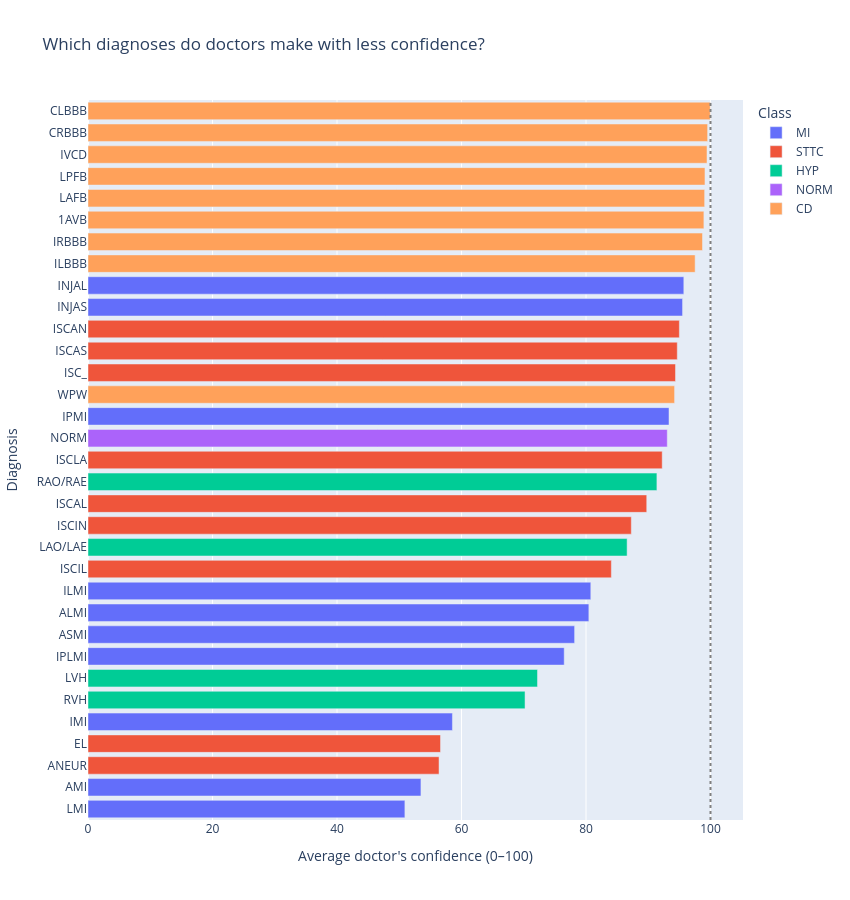

Source (notebook cell):
### Markdown cell above
### Diagnostic confidence

### Code cell
cat = scp_stat.set_index(scp_stat.columns[0])
pure = cat[(cat['diagnostic'].notna()) * (cat['form'].isna()) & (cat['rhythm'].isna())]
vals = defaultdict(list)
for s in cdata['scp_codes'].apply(ast.literal_eval):
    for k,v in s.items():
        if k in pure.index:
            vals[k].append(v)

agg = pd.DataFrame([
    {
    "code": k,
    "class": pure.loc[k, "diagnostic_class"],
    "description": pure.loc[k, "description"],
    "n": len(v),
    "mean_conf": np.mean(v),
    }
    for k,v in vals.items()
])
agg = agg[agg['n'] >= 30].sort_values('mean_conf')

fig = px.bar(
    agg, x="mean_conf", y="code", orientation='h', color='class',
    hover_data={"description": True, "n": True, "mean_conf": ":.1f"},
    labels={"mean_conf": "Average doctor's confidence (0–100)",
            "code": "Diagnosis", "class": "Class"},
    title=("Which diagnoses do doctors make with less confidence?<br>"),

)

fig.update_yaxes(categoryorder="array", categoryarray=agg["code"])
fig.add_vline(x=100, line_dash="dot", line_color="grey")
fig.update_layout(width=850, height=900)
fig.show()

### Figure 1 — Plotly figure (JSON) as saved in the notebook; plotly's stock layout.template omitted (floating-point values rounded to 4 significant figures)
{"data": [{"customdata": [["lateral myocardial infarction", 192], ["anterior myocardial infarction", 343], ["inferior myocardial infarction", 2619], ["inferoposterolateral myocardial infarction", 50], ["anteroseptal myocardial infarction", 2265], ["anterolateral myocardial infarction", 283], ["inferolateral myocardial infarction", 466], ["inferoposterior myocardial infarction", 33], ["subendocardial injury in anteroseptal leads", 205], ["subendocardial injury in anterolateral leads", 140]], "hovertemplate": "Class=MI<br>Average doctor's confidence (0–100)=%{x:.1f}<br>Diagnosis=%{y}<br>description=%{customdata[0]}<br>n=%{customdata[1]}<extra></extra>", "legendgroup": "MI", "marker": {"color": "#636efa", "pattern": {"shape": ""}}, "name": "MI", "orientation": "h", "showlegend": true, "textposition": "auto", "type": "bar", "x": [50.91, 53.48, 58.54, 76.5, 78.17, 80.46, 80.77, 93.33, 95.51, 95.71], "xaxis": "x", "y": ["LMI", "AMI", "IMI", "IPLMI", "ASMI", "ALMI", "ILMI", "IPMI", "INJAS", "INJAL"], "yaxis": "y"}, {"customdata": [["ST-T changes compatible with ventricular aneurysm", 97], ["electrolytic disturbance or drug (former EDIS)", 92], ["ischemic in inferolateral leads", 173], ["ischemic in inferior leads", 215], ["ischemic in anterolateral leads", 641], ["ischemic in lateral leads", 136], ["non-specific ischemic", 1231], ["ischemic in anteroseptal leads", 164], ["ischemic in anterior leads", 40]], "hovertemplate": "Class=STTC<br>Average doctor's confidence (0–100)=%{x:.1f}<br>Diagnosis=%{y}<br>description=%{customdata[0]}<br>n=%{customdata[1]}<extra></extra>", "legendgroup": "STTC", "marker": {"color": "#EF553B", "pattern": {"shape": ""}}, "name": "STTC", "orientation": "h", "showlegend": true, "textposition": "auto", "type": "bar", "x": [56.39, 56.63, 84.08, 87.28, 89.76, 92.24, 94.38, 94.66, 95.0], "xaxis": "x", "y": ["ANEUR", "EL", "ISCIL", "ISCIN", "ISCAL", "ISCLA", "ISC_", "ISCAS", "ISCAN"], "yaxis": "y"}, {"customdata": [["right ventricular hypertrophy", 120], ["left ventricular hypertrophy", 2082], ["left atrial overload/enlargement", 414], ["right atrial overload/enlargement", 97]], "hovertemplate": "Class=HYP<br>Average doctor's confidence (0–100)=%{x:.1f}<br>Diagnosis=%{y}<br>description=%{customdata[0]}<br>n=%{customdata[1]}<extra></extra>", "legendgroup": "HYP", "marker": {"color": "#00cc96", "pattern": {"shape": ""}}, "name": "HYP", "orientation": "h", "showlegend": true, "textposition": "auto", "type": "bar", "x": [70.21, 72.21, 86.61, 91.39], "xaxis": "x", "y": ["RVH", "LVH", "LAO/LAE", "RAO/RAE"], "yaxis": "y"}, {"customdata": [["normal ECG", 9481]], "hovertemplate": "Class=NORM<br>Average doctor's confidence (0–100)=%{x:.1f}<br>Diagnosis=%{y}<br>description=%{customdata[0]}<br>n=%{customdata[1]}<extra></extra>", "legendgroup": "NORM", "marker": {"color": "#ab63fa", "pattern": {"shape": ""}}, "name": "NORM", "orientation": "h", "showlegend": true, "textposition": "auto", "type": "bar", "x": [93.06], "xaxis": "x", "y": ["NORM"], "yaxis": "y"}, {"customdata": [["Wolf-Parkinson-White syndrome", 78], ["incomplete left bundle branch block", 75], ["incomplete right bundle branch block", 1094], ["first degree AV block", 763], ["left anterior fascicular block", 1561], ["left posterior fascicular block", 169], ["non-specific intraventricular conduction disturbance (block)", 768], ["complete right bundle branch block", 522], ["complete left bundle branch block", 505]], "hovertemplate": "Class=CD<br>Average doctor's confidence (0–100)=%{x:.1f}<br>Diagnosis=%{y}<br>description=%{customdata[0]}<br>n=%{customdata[1]}<extra></extra>", "legendgroup": "CD", "marker": {"color": "#FFA15A", "pattern": {"shape": ""}}, "name": "CD", "orientation": "h", "showlegend": true, "textposition": "auto", "type": "bar", "x": [94.23, 97.53, 98.72, 98.94, 99.06, 99.11, 99.44, 99.54, 99.96], "xaxis": "x", "y": ["WPW", "ILBBB", "IRBBB", "1AVB", "LAFB", "LPFB", "IVCD", "CRBBB", "CLBBB"], "yaxis": "y"}], "layout": {"barmode": "relative", "height": 900, "legend": {"title": {"text": "Class"}, "tracegroupgap": 0}, "shapes": [{"line": {"color": "grey", "dash": "dot"}, "type": "line", "x0": 100, "x1": 100, "xref": "x", "y0": 0, "y1": 1, "yref": "y domain"}], "title": {"text": "Which diagnoses do doctors make with less confidence?<br>"}, "width": 850, "xaxis": {"anchor": "y", "domain": [0, 1], "title": {"text": "Average doctor's confidence (0–100)"}}, "yaxis": {"anchor": "x", "categoryarray": ["LMI", "AMI", "ANEUR", "EL", "IMI", "RVH", "LVH", "IPLMI", "ASMI", "ALMI", "ILMI", "ISCIL", "LAO/LAE", "ISCIN", "ISCAL", "RAO/RAE", "ISCLA", "NORM", "IPMI", "WPW", "ISC_", "ISCAS", "ISCAN", "INJAS", "INJAL", "ILBBB", "IRBBB", "1AVB", "LAFB", "LPFB", "IVCD", "CRBBB", "CLBBB"], "categoryorder": "array", "domain": [0, 1], "title": {"text": "Diagnosis"}}}}
